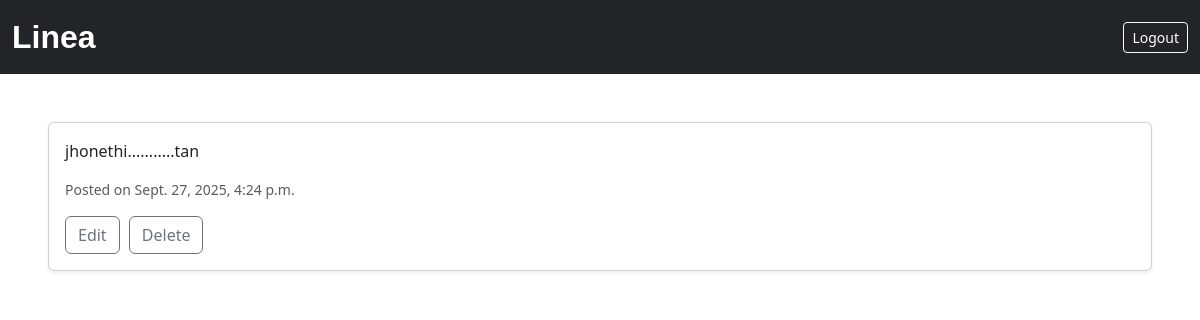
Before: /view_my_lines/1/ with the older database file.
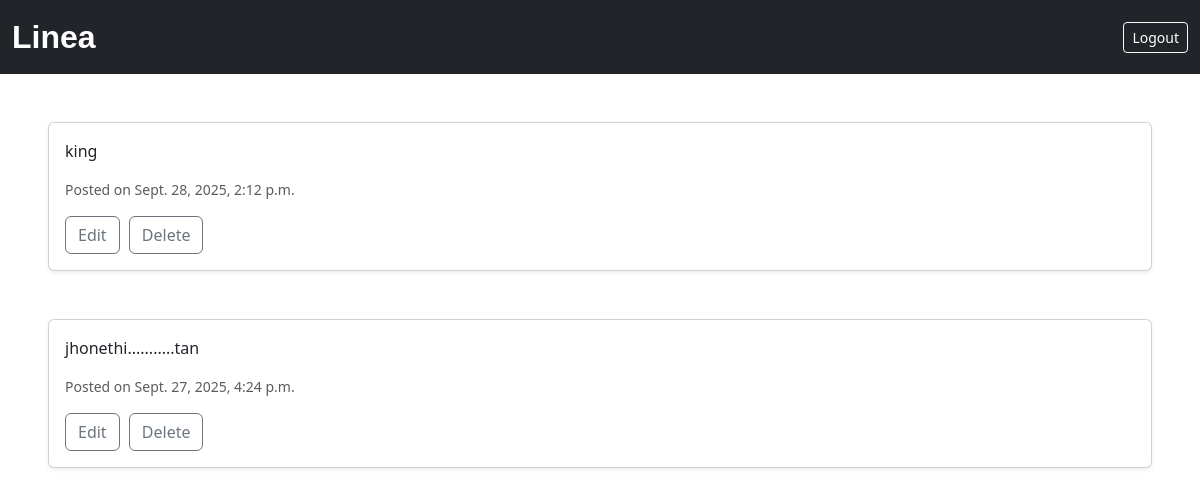
After: the same page with the newer database file.
### lineaapp/models.py (models this page shows)
class post(models.Model):
    user=models.ForeignKey(account, on_delete=models.CASCADE)
    lines=models.CharField(max_length=500,null=True,blank=True)
    date=models.DateTimeField(auto_now_add=True)

### lineaapp/views.py (the view)
# urls.py: path('view_my_lines/<int:id>/',views.view_my_lines,name="view_my_lines"),
def view_my_lines(request,id):
    user=account.objects.get(id=id)
    lines=post.objects.filter(user=user).order_by('-date')
    return render(request, 'view_my_lines.html', {'lines': lines})

### lineaapp/templates/view_my_lines.html (shortened to what this page needs)
<!doctype html>
<html lang="en">
<head>
    <link
        href="https://cdn.jsdelivr.net/npm/bootstrap@5.3.2/dist/css/bootstrap.min.css"
        rel="stylesheet"
    />
</head>
<body>
    <nav class="navbar navbar-expand-lg navbar-dark bg-dark">
        <div class="container-fluid">
            <a class="navbar-brand" href="#" id="Logo">Linea</a>
            <div class="collapse navbar-collapse" id="navbarSupportedContent">
                <span class="navbar-text text-white">
                    <a href="" class="btn btn-outline-light btn-sm">Logout</a>
                </span>
            </div>
        </div>
    </nav>
   {% for line in lines %}
<div class="card feed-card shadow-sm m-5">
    <div class="card-body">
        <p class="card-text">{{ line.lines }}</p>
        <p class="text-muted small">Posted on {{ line.date }}</p>
        <div class="feed-actions">
           <a href="{% url 'edit_post' line.id %}"><Button  class="btn btn-outline-secondary" >Edit</Button></a>
            <a href="{% url 'delete_lines' line.id %}"><Button  class="btn btn-outline-secondary" >Delete</Button></a>
        </div>
    </div>
</div>
{% endfor %}
</body>
</html>

### lineaapp/templates/view_my_lines.html (style rules this page uses)
#Logo { font-weight: 700; font-family: sans-serif; font-size: xx-large; }
.feed-card { margin-bottom: 20px; }
.feed-actions button { margin-right: 5px; }

Changed rows visible on the page:
added post: lines "king", date "Sept. 28, 2025, 2:12 p.m."
